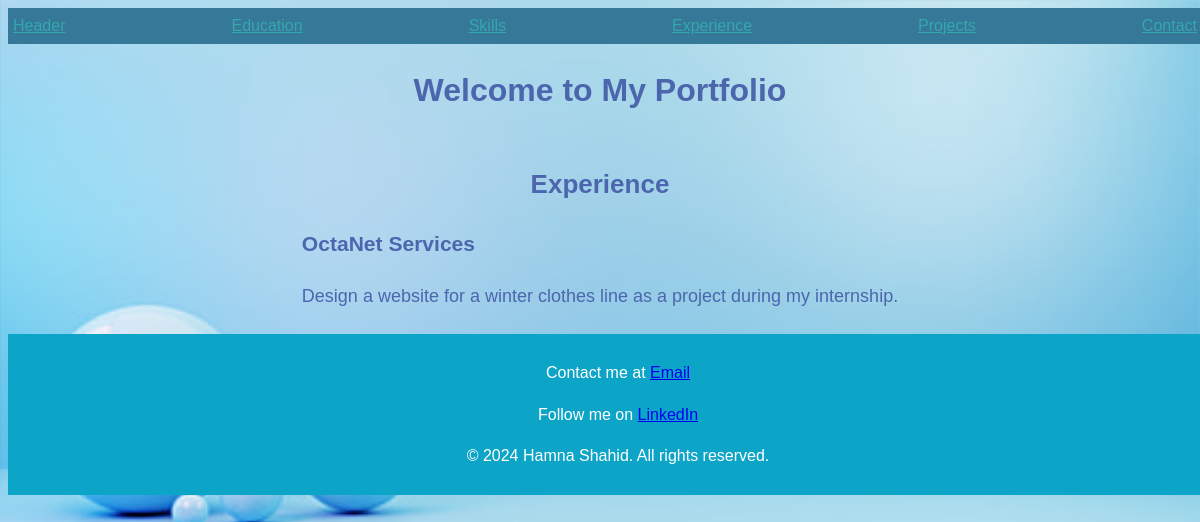
The app's page /experience/ with its own data.
### portfolio/models.py (models this page shows, shortened)
class Experience(models.Model):
    objects = None
    company = models.CharField(max_length=255)
    exp_description = models.TextField()

### portfolio/views.py (the view)
# urls.py: path('experience/', views.experience_list, name='experience'),
def experience_list(request):
    experiences = Experience.objects.all()
    context = {
        'experiences': experiences
    }
    return render(request, 'experience.html', context)

### template/experience.html (shortened to what this page needs)
{% extends 'base.html' %}
{% block content %}
    <section>
        <h2 style="text-align: center; font-size: 26px;">Experience</h2>
        {% for experience in experiences %}
            <article  style="font-size: 18px;">
                <h3>{{ experience.company }}</h3>
                <p>{{ experience.exp_description }}</p>
            </article>
        {% endfor %}
    </section>
{% endblock %}

### records on screen
Experience: company "OctaNet Services", exp_description "Design a website for a winter clothes line as a project during my internship."
